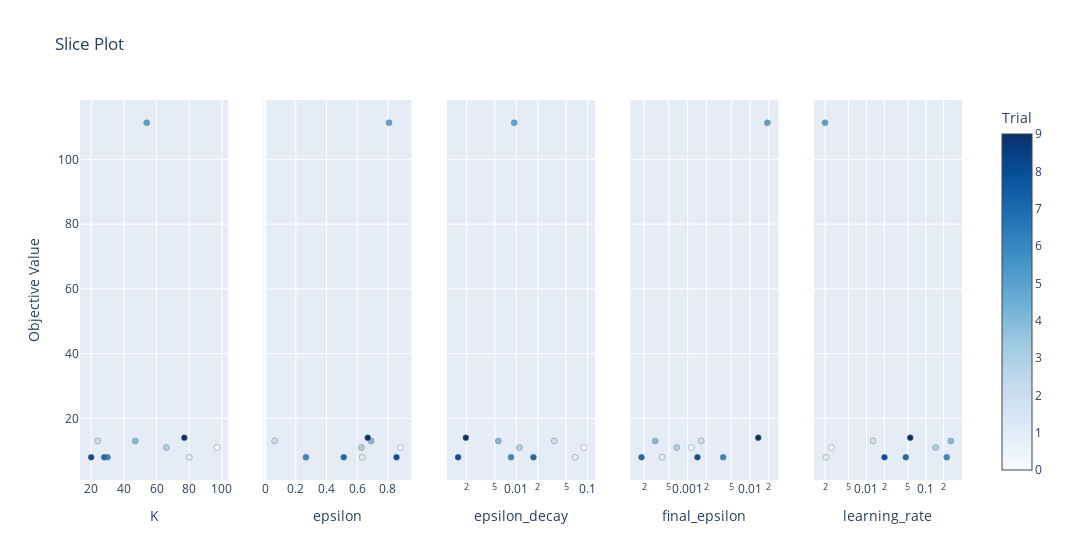

The cell this chart's notebook holds for it:
### Code cell
optuna.visualization.plot_slice(study)

### Figure 1 — Plotly figure (JSON) as saved in the notebook; plotly's stock layout.template omitted (floating-point values rounded to 4 significant figures)
{"data": [{"marker": {"color": [0, 1, 2, 3, 4, 5, 6, 7, 8, 9], "colorbar": {"title": {"text": "Trial"}, "x": 1, "xpad": 40}, "colorscale": [[0, "rgb(247,251,255)"], [0.125, "rgb(222,235,247)"], [0.25, "rgb(198,219,239)"], [0.375, "rgb(158,202,225)"], [0.5, "rgb(107,174,214)"], [0.625, "rgb(66,146,198)"], [0.75, "rgb(33,113,181)"], [0.875, "rgb(8,81,156)"], [1, "rgb(8,48,107)"]], "line": {"color": "Grey", "width": 0.5}, "showscale": true}, "mode": "markers", "showlegend": false, "type": "scatter", "x": [97, 80, 24, 66, 47, 54, 30, 28, 20, 77], "xaxis": "x", "y": [11, 8, 13.04, 11, 13, 111.3, 8, 8, 8, 14.04], "yaxis": "y"}, {"marker": {"color": [0, 1, 2, 3, 4, 5, 6, 7, 8, 9], "colorbar": {"title": {"text": "Trial"}, "x": 1, "xpad": 40}, "colorscale": [[0, "rgb(247,251,255)"], [0.125, "rgb(222,235,247)"], [0.25, "rgb(198,219,239)"], [0.375, "rgb(158,202,225)"], [0.5, "rgb(107,174,214)"], [0.625, "rgb(66,146,198)"], [0.75, "rgb(33,113,181)"], [0.875, "rgb(8,81,156)"], [1, "rgb(8,48,107)"]], "line": {"color": "Grey", "width": 0.5}, "showscale": false}, "mode": "markers", "showlegend": false, "type": "scatter", "x": [0.8822, 0.6325, 0.06108, 0.6266, 0.6909, 0.8077, 0.2655, 0.5122, 0.8563, 0.6686], "xaxis": "x2", "y": [11, 8, 13.04, 11, 13, 111.3, 8, 8, 8, 14.04], "yaxis": "y2"}, {"marker": {"color": [0, 1, 2, 3, 4, 5, 6, 7, 8, 9], "colorbar": {"title": {"text": "Trial"}, "x": 1, "xpad": 40}, "colorscale": [[0, "rgb(247,251,255)"], [0.125, "rgb(222,235,247)"], [0.25, "rgb(198,219,239)"], [0.375, "rgb(158,202,225)"], [0.5, "rgb(107,174,214)"], [0.625, "rgb(66,146,198)"], [0.75, "rgb(33,113,181)"], [0.875, "rgb(8,81,156)"], [1, "rgb(8,48,107)"]], "line": {"color": "Grey", "width": 0.5}, "showscale": false}, "mode": "markers", "showlegend": false, "type": "scatter", "x": [0.08914, 0.0671, 0.03407, 0.01103, 0.005574, 0.009326, 0.00842, 0.01738, 0.001517, 0.001951], "xaxis": "x3", "y": [11, 8, 13.04, 11, 13, 111.3, 8, 8, 8, 14.04], "yaxis": "y3"}, {"marker": {"color": [0, 1, 2, 3, 4, 5, 6, 7, 8, 9], "colorbar": {"title": {"text": "Trial"}, "x": 1, "xpad": 40}, "colorscale": [[0, "rgb(247,251,255)"], [0.125, "rgb(222,235,247)"], [0.25, "rgb(198,219,239)"], [0.375, "rgb(158,202,225)"], [0.5, "rgb(107,174,214)"], [0.625, "rgb(66,146,198)"], [0.75, "rgb(33,113,181)"], [0.875, "rgb(8,81,156)"], [1, "rgb(8,48,107)"]], "line": {"color": "Grey", "width": 0.5}, "showscale": false}, "mode": "markers", "showlegend": false, "type": "scatter", "x": [0.001141, 0.0003891, 0.001647, 0.0006667, 0.000301, 0.01899, 0.003705, 0.0001819, 0.001435, 0.01354], "xaxis": "x4", "y": [11, 8, 13.04, 11, 13, 111.3, 8, 8, 8, 14.04], "yaxis": "y4"}, {"marker": {"color": [0, 1, 2, 3, 4, 5, 6, 7, 8, 9], "colorbar": {"title": {"text": "Trial"}, "x": 1, "xpad": 40}, "colorscale": [[0, "rgb(247,251,255)"], [0.125, "rgb(222,235,247)"], [0.25, "rgb(198,219,239)"], [0.375, "rgb(158,202,225)"], [0.5, "rgb(107,174,214)"], [0.625, "rgb(66,146,198)"], [0.75, "rgb(33,113,181)"], [0.875, "rgb(8,81,156)"], [1, "rgb(8,48,107)"]], "line": {"color": "Grey", "width": 0.5}, "showscale": false}, "mode": "markers", "showlegend": false, "type": "scatter", "x": [0.002545, 0.002083, 0.01294, 0.1468, 0.2648, 0.001998, 0.2258, 0.04607, 0.02011, 0.05472], "xaxis": "x5", "y": [11, 8, 13.04, 11, 13, 111.3, 8, 8, 8, 14.04], "yaxis": "y5"}], "layout": {"title": {"text": "Slice Plot"}, "width": 1500, "xaxis": {"anchor": "y", "domain": [0, 0.168], "title": {"text": "K"}}, "xaxis2": {"anchor": "y2", "domain": [0.208, 0.376], "title": {"text": "epsilon"}}, "xaxis3": {"anchor": "y3", "domain": [0.416, 0.584], "title": {"text": "epsilon_decay"}, "type": "log"}, "xaxis4": {"anchor": "y4", "domain": [0.624, 0.792], "title": {"text": "final_epsilon"}, "type": "log"}, "xaxis5": {"anchor": "y5", "domain": [0.832, 1], "title": {"text": "learning_rate"}, "type": "log"}, "yaxis": {"anchor": "x", "domain": [0, 1], "title": {"text": "Objective Value"}}, "yaxis2": {"anchor": "x2", "domain": [0, 1], "matches": "y", "showticklabels": false}, "yaxis3": {"anchor": "x3", "domain": [0, 1], "matches": "y", "showticklabels": false}, "yaxis4": {"anchor": "x4", "domain": [0, 1], "matches": "y", "showticklabels": false}, "yaxis5": {"anchor": "x5", "domain": [0, 1], "matches": "y", "showticklabels": false}}}
